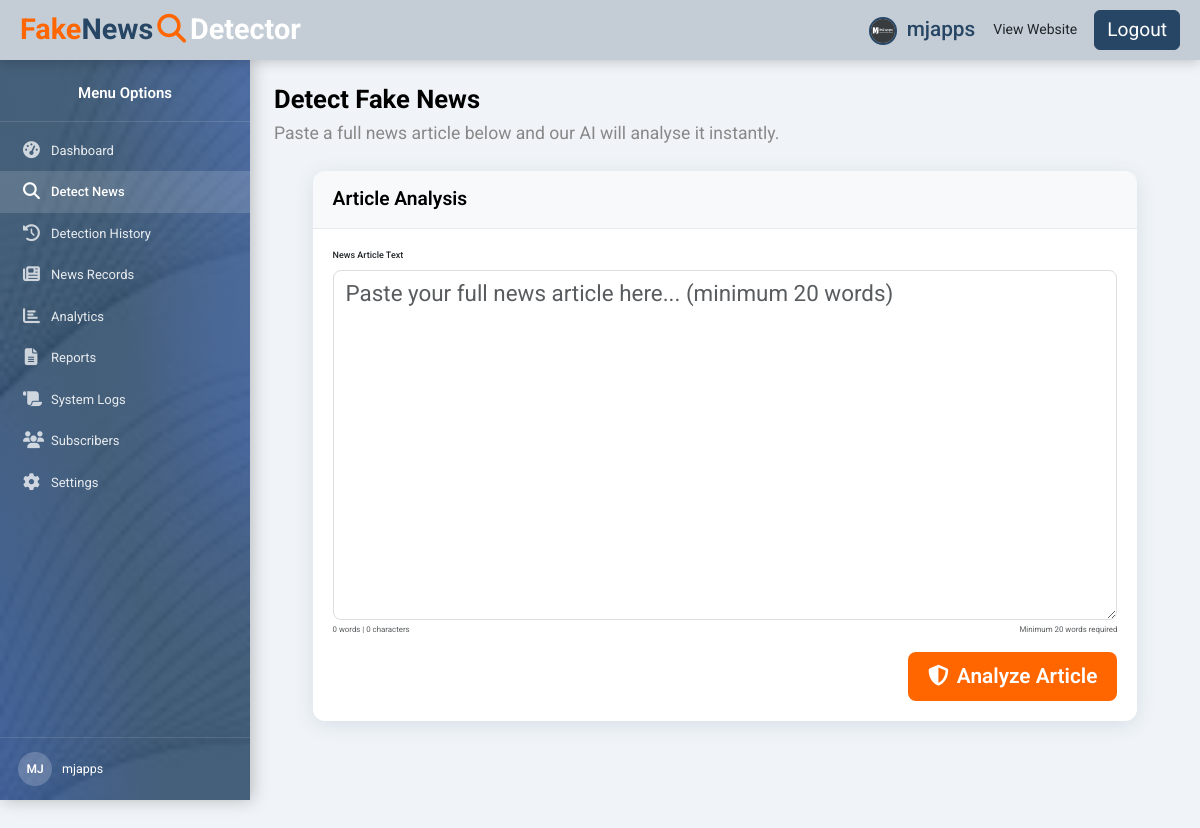
The page /dashboard/detect (signed in) on the database its author committed.
### models/user.py (models this page shows, shortened)
class User(UserMixin, db.Model):
    __tablename__ = 'users'
    id = db.Column(db.Integer, primary_key=True)
    full_name = db.Column(db.String(150), nullable=False)
    email = db.Column(db.String(150), unique=True, nullable=False)
    username = db.Column(db.String(80), unique=True, nullable=False)
    password_hash = db.Column(db.String(256), nullable=False)
    role = db.Column(db.String(20), nullable=False, default='user')
    is_active = db.Column(db.Boolean, nullable=False, default=True)
    created_at = db.Column(db.DateTime, nullable=False, default=datetime.utcnow)
    last_login = db.Column(db.DateTime, nullable=True)
    profile_photo = db.Column(db.String(256), nullable=True)
    reset_token = db.Column(db.String(100), nullable=True)
    reset_token_expiry = db.Column(db.DateTime, nullable=True)
    detections = db.relationship('DetectionHistory', backref='user', lazy=True)
    articles = db.relationship('NewsRecord', backref='user', lazy=True)
    logs = db.relationship('SystemLog', backref='user', lazy=True)
    @property
    def is_authenticated(self):
        return True

### routes/dashboard.py (the view, shortened to what this page needs)
@dashboard_bp.route('/detect', methods=['GET', 'POST'])
@login_required
def detect():
    return render_template('dashboard/detect.html')

### app.py (called while the page is built)
@login_manager.user_loader
def load_user(user_id):
    from models.user import User
    return db.session.get(User, int(user_id))

### templates/dashboard/detect.html (shortened to what this page needs)
{% extends "base_dashboard.html" %}
{% block page_content %}
<div class="page-header mb-4">
  <h1 class="page-title" style="color:#000; font-size:1.6rem;">Detect Fake News</h1>
  <p class="page-sub">Paste a full news article below and our AI will analyse it instantly.</p>
</div>
<div class="row justify-content-center">
  <div class="col-lg-11">
    <div class="dash-card">
      <div class="dash-card-header">Article Analysis</div>
      <div class="dash-card-body">
        <form id="detectForm">
          <div class="mb-3">
            <label class="form-label fw-500">News Article Text</label>
            <textarea id="articleText" name="article_text" class="form-control detect-textarea"
              placeholder="Paste your full news article here... (minimum 20 words)" rows="10"></textarea>
            <div class="d-flex justify-content-between mt-1">
              <small class="text-muted" id="wordCounter">0 words | 0 characters</small>
              <small class="text-muted">Minimum 20 words required</small>
            </div>
          </div>
          <div class="d-flex justify-content-end">
            <button type="submit" class="btn btn-orange-full" id="analyzeBtn">
              <i class="fa-solid fa-shield-halved me-2"></i>Analyze Article
            </button>
          </div>
        </form>
      </div>
    </div>
  </div>
</div>
{% endblock %}

### templates/base_dashboard.html (shortened to what this page needs)
<!DOCTYPE html>
<html lang="en">
<head>
  <link href="https://cdn.jsdelivr.net/npm/bootstrap@5.3.3/dist/css/bootstrap.min.css" rel="stylesheet" />
  <link href="https://cdnjs.cloudflare.com/ajax/libs/font-awesome/6.5.2/css/all.min.css" rel="stylesheet" />
  <link rel="stylesheet" href="{{ url_for('static', filename='css/dashboard.css') }}" />
</head>
<body class="dashboard-body">
  <nav class="dashboard-topbar">
    <div class="d-flex align-items-center gap-3">
      <a href="{{ url_for('public.home') }}" class="dash-logo-text text-decoration-none">
        <span class="logo-fake">Fake</span><span class="logo-news">News</span><i class="fa-solid fa-magnifying-glass mx-1 text-orange"></i><span class="logo-detector-w">Detector</span>
      </a>
    </div>
    <div class="d-flex align-items-center gap-2">
      <div class="dropdown">
        <button class="btn btn-link dash-username p-0 dropdown-toggle text-decoration-none" type="button" data-bs-toggle="dropdown" aria-expanded="false">
          {% if current_user.profile_photo %}
            <img src="{{ url_for('static', filename='images/profile_photos/' ~ current_user.profile_photo) }}"
                 alt="avatar" class="topbar-avatar me-1" />
          {% else %}
            <i class="fa-solid fa-circle-user me-1"></i>
          {% endif %}
          {{ current_user.username }}
        </button>
      </div>
      <a href="{{ url_for('public.home') }}" class="btn btn-outline-orange btn-sm">View Website</a>
      <a href="{{ url_for('auth.logout') }}" class="btn btn-dash-logout btn-sm">Logout</a>
    </div>
  </nav>
  <aside class="dashboard-sidebar" id="dashSidebar">
    <div class="sidebar-logo-area" style="text-align:center;">
      Menu Options
    </div>
    <nav class="sidebar-nav">
      <a href="{{ url_for('dashboard.index') }}"
         class="sidebar-item {% if request.endpoint == 'dashboard.index' %}active{% endif %}">
        <i class="fa-solid fa-gauge-high"></i> <span>Dashboard</span>
      </a>
      <a href="{{ url_for('dashboard.detect') }}"
         class="sidebar-item {% if request.endpoint == 'dashboard.detect' %}active{% endif %}">
        <i class="fa-solid fa-magnifying-glass"></i> <span>Detect News</span>
      </a>
      <a href="{{ url_for('dashboard.history') }}"
         class="sidebar-item {% if request.endpoint == 'dashboard.history' %}active{% endif %}">
        <i class="fa-solid fa-clock-rotate-left"></i> <span>Detection History</span>
      </a>
      <a href="{{ url_for('dashboard.records') }}"
         class="sidebar-item {% if request.endpoint == 'dashboard.records' %}active{% endif %}">
        <i class="fa-solid fa-newspaper"></i> <span>News Records</span>
      </a>
      <a href="{{ url_for('dashboard.analytics') }}"
         class="sidebar-item {% if request.endpoint == 'dashboard.analytics' %}active{% endif %}">
        <i class="fa-solid fa-chart-bar"></i> <span>Analytics</span>
      </a>
      <a href="{{ url_for('dashboard.reports') }}"
         class="sidebar-item {% if request.endpoint == 'dashboard.reports' %}active{% endif %}">
        <i class="fa-solid fa-file-lines"></i> <span>Reports</span>
      </a>
      <a href="{{ url_for('dashboard.logs') }}"
         class="sidebar-item {% if request.endpoint == 'dashboard.logs' %}active{% endif %}">
        <i class="fa-solid fa-scroll"></i> <span>System Logs</span>
      </a>
      <a href="{{ url_for('dashboard.subscribers') }}"
         class="sidebar-item {% if request.endpoint == 'dashboard.subscribers' %}active{% endif %}">
        <i class="fa-solid fa-users"></i> <span>Subscribers</span>
      </a>
      <a href="{{ url_for('dashboard.settings') }}"
         class="sidebar-item {% if request.endpoint == 'dashboard.settings' %}active{% endif %}">
        <i class="fa-solid fa-gear"></i> <span>Settings</span>
      </a>
    </nav>
    <div class="sidebar-user-info">
      <div class="user-avatar">{{ current_user.username[:2].upper() }}</div>
      <div>
        <div class="fw-500">{{ current_user.username }}</div>
      </div>
    </div>
  </aside>
  <main class="dashboard-main" id="dashMain">
    {% block page_content %}{% endblock %}
  </main>
</body>
</html>

### rows shown on the page
User: profile_photo (picture), username "mjapps", username "MJ"
